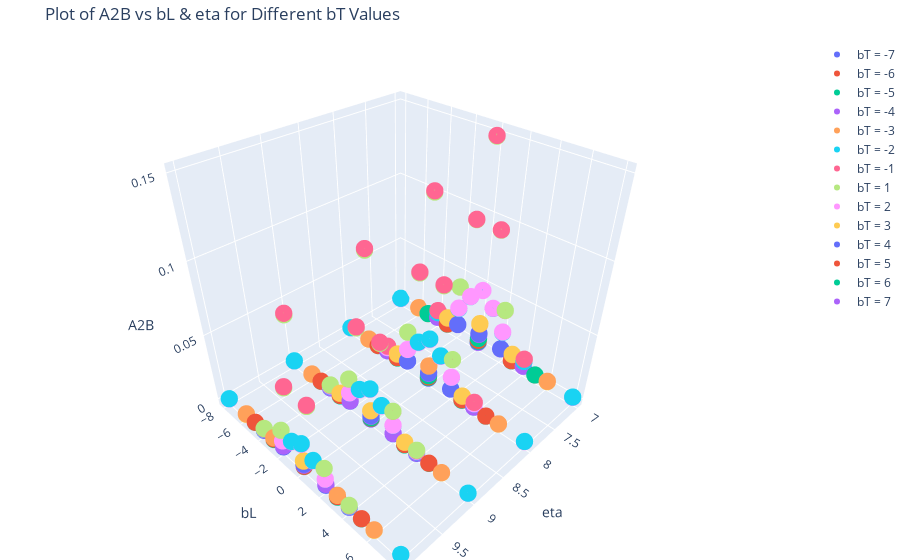

Notebook code for this chart:
### Code cell
import plotly.graph_objects as go

# Extract unique values for bT
unique_bT = np.unique(etabLbT[:, 2])


fig = go.Figure()
for i, bT in enumerate(unique_bT):
    # Filter data
    mask = etabLbT[:, 2] == bT
    eta_values = etabLbT[mask, 0]
    bL_values = etabLbT[mask, 1]
    A2B_values = A2B[mask]
    A2B_errors = A2Berr[mask]

    # Add trace for each bT
    fig.add_trace(go.Scatter3d(
        x=eta_values , y=bL_values, z=A2B_values,
        mode="markers",
        error_z=dict(type="data", array=A2B_errors, visible=True),
        marker=dict(size=6),
        name=f"bT = {int(bT)}"
    ))

# Update layout
fig.update_layout(
    scene=dict(
        xaxis_title="eta",
        yaxis_title="bL",
        zaxis_title="A2B",
    ),
    title="Plot of A2B vs bL & eta for Different bT Values",
    margin=dict(l=0, r=0, b=0, t=40),
)

# Show interactive plot
fig.show()
